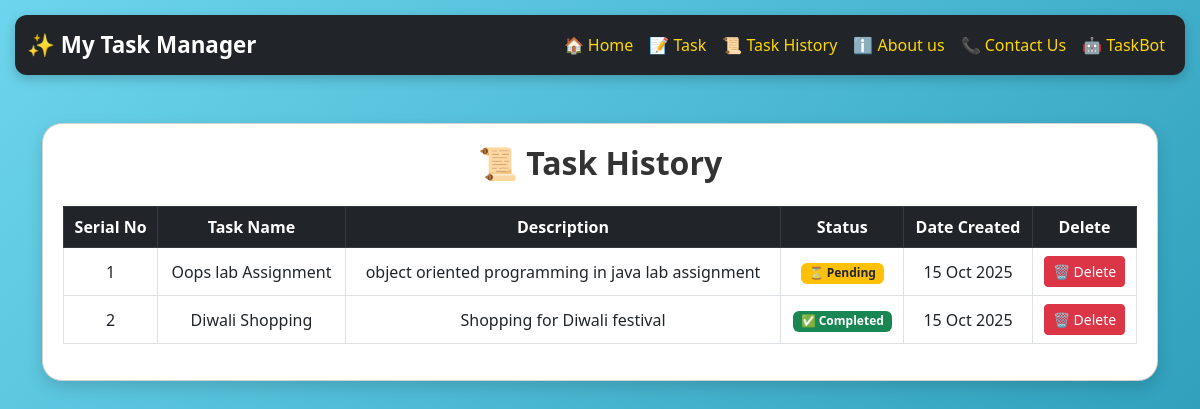
Page /task-history (signed in) on the committed database.
### app.py (models this page shows, shortened)
class Task(db.Model):
    serial_no = db.Column(db.Integer, primary_key=True)
    title = db.Column(db.String(200), nullable=False)
    description = db.Column(db.String(500), nullable=False)
    completed = db.Column(db.Boolean, default=False)
    date_created = db.Column(db.DateTime, default=datetime.utcnow)
    user_id = db.Column(db.Integer, db.ForeignKey('user.id'), nullable=False)

### app.py (the view)
@Home.route('/task-history')
@login_required
def task_history():
    all_tasks = Task.query.filter_by(user_id=current_user.id).order_by(Task.date_created.desc()).all()
    return render_template('task-history.html', tasks=all_tasks)

### app.py (called while the page is built)
@login_manager.user_loader
def load_user(user_id):
    return User.query.get(int(user_id))

### templates/task-history.html (shortened to what this page needs)
<!DOCTYPE html>
<html lang="en">
<head>
  <link href="https://cdn.jsdelivr.net/npm/bootstrap@5.3.0/dist/css/bootstrap.min.css" rel="stylesheet">
</head>
<body>
<nav class="navbar navbar-expand-lg navbar-dark bg-dark">
  <div class="container-fluid">
    <a class="navbar-brand" href="{{ url_for('hello_world') }}">✨ My Task Manager</a>
    <div class="collapse navbar-collapse" id="navbarNav">
      <ul class="navbar-nav ms-auto">
        <li class="nav-item"><a class="nav-link active" href="{{ url_for('hello_world') }}">🏠 Home</a></li>
        <li class="nav-item"><a class="nav-link active" href="{{ url_for('tasks') }}">📝 Task</a></li>
        <li class="nav-item"><a class="nav-link active" href="{{ url_for('task_history') }}">📜 Task History</a></li>
        <li class="nav-item"><a class="nav-link active" href="{{ url_for('about') }}">ℹ️ About us</a></li>
        <li class="nav-item"><a class="nav-link active" href="{{ url_for('contact') }}">📞 Contact Us</a></li>
        <li class="nav-item"><a class="nav-link active" href="{{ url_for('chatbot') }}">🤖 TaskBot</a></li>
      </ul>
    </div>
  </div>
</nav>
  <div class="container mt-5">
    <div class="card card-custom">
      <h2 class="mb-4 text-center">📜 Task History</h2>
      <table class="table table-hover table-bordered text-center">
        <thead class="table-dark">
          <tr>
            <th>Serial No</th>
            <th>Task Name</th>
            <th>Description</th>
            <th>Status</th>
            <th>Date Created</th>
            <th>Delete</th>
          </tr>
        </thead>
        <tbody>
          {% for task in tasks %}
          <tr>
            <td>{{ loop.index }}</td>
            <td>{{ task.title }}</td>
            <td>{{ task.description }}</td>
            <td>
              {% if task.completed %}
                <span class="badge bg-success">✅ Completed</span>
              {% else %}
                <span class="badge bg-warning text-dark">⏳ Pending</span>
              {% endif %}
            </td>
            <td>{{ task.date_created.strftime('%d %b %Y') }}</td>
            <td>
              <form method="POST" action="{{ url_for('delete_task', task_id=task.serial_no) }}" style="display:inline;">
                <button type="submit" class="btn btn-sm btn-danger" onclick="return confirm('Are you sure you want to delete this task?');">
                  🗑 Delete
                </button>
              </form>
            </td>
          </tr>
          {% else %}
          <tr>
            <td colspan="6" class="text-center">No tasks yet.</td>
          </tr>
          {% endfor %}
        </tbody>
      </table>
    </div>
  </div>
</body>
</html>

### templates/task-history.html (style rules this page uses)
body { background: linear-gradient(135deg, #6dd5ed, #2193b0); min-height: 100vh; }
.navbar { border-radius: 12px; margin: 15px; box-shadow: 0 4px 12px rgba(0,0,0,0.2); }
.navbar-brand { font-weight: bold; font-size: 1.4rem; color: #fff !important; }
.nav-link { color: #eaeaea !important; font-weight: 500; }
.nav-link.active { color: #ffd700 !important; }
.card-custom { background: #fff; border-radius: 20px; padding: 20px; box-shadow: 0 6px 16px rgba(0,0,0,0.15); }
h2 { font-weight: bold; color: #333; }
.table td, .table th { vertical-align: middle; }

### rows in the picture
Task: title "Oops lab Assignment", description "object oriented programming in java lab assignment", completed "⏳ Pending", date_created "15 Oct 2025"
Task: title "Diwali Shopping", description "Shopping for Diwali festival", completed "✅ Completed", date_created "15 Oct 2025"
